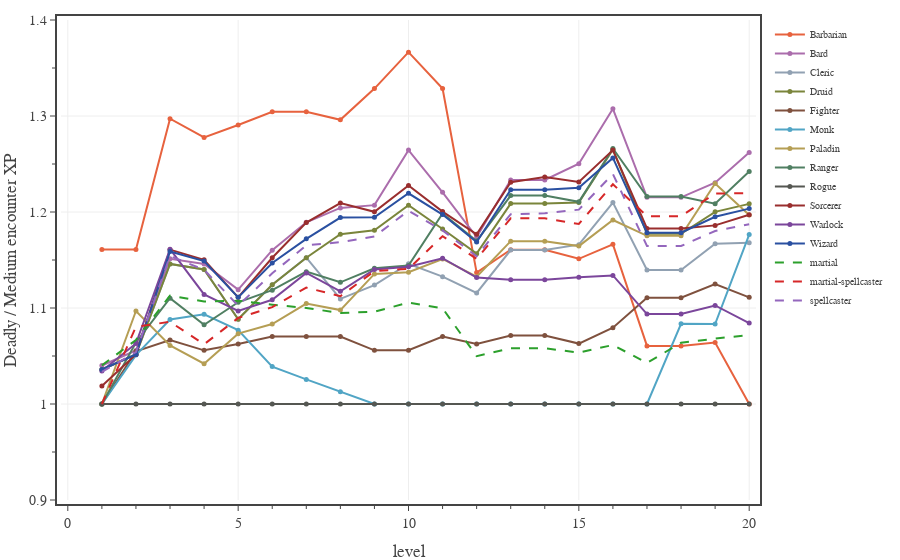

The code cell stored with this chart in its notebook:
### Code cell
# plots the ratio between the Deadly and Medium daily XPs for each classes.
from datetime import date
import plotly.express as px
from bs4 import BeautifulSoup

enc_diffs = ['Easy','Medium','Hard','Deadly']
levels = np.array(range(1,21,1))

fig = go.Figure()

groups = {
    'martial': {
        'classes': [], 
        'xp mean': np.zeros(len(levels))
    },
    'martial-spellcaster': {
        'classes': [], 
        'xp mean': np.zeros(len(levels))
    },
    'spellcaster': {
        'classes': [], 
        'xp mean': np.zeros(len(levels))
    },
}
xp_mean = np.zeros(len(levels))
for pc in PC_CLASSES:
    pc_class = PC_CLASSES[pc]
    pc_xp = np.zeros([20, len(enc_diffs)])
    for i in range(len(enc_diffs)):
        diff = enc_diffs[i]
        with open(f'./pc data - {diff} 2 short rests.json', 'r') as fin:
            pc_data = json.load(fin)
        
        pc_xp[:,i] = np.array(pc_data[pc]['daily XP mean'])

    for i in range(20):
        pc_xp[i,:] /= pc_xp[i,1]

    fig.add_trace(go.Scatter(
        x=levels, 
        y=pc_xp[:,3],
        mode='lines+markers', 
        line=dict(color=pc_class['color'], dash='solid'),
        marker={'size': 5},
        unselected=dict(marker=dict(opacity=0.0)),
        name=pc,
        #legendgroup=pc_class['group'],
        #legendgrouptitle_text=pc_class['group'],
        hovertemplate=
            '<b>'+pc+'</b><br>'+
            'level %{x}<br>'+
            'XP delta %{y:.2f}'+
            '<extra></extra>'
    ))
    
    groups[pc_class['group']]['classes'] += [pc]
    groups[pc_class['group']]['xp mean'] += pc_xp[:,3]

for g in groups:
    group = groups[g]

    group['xp mean'] /= len(group['classes'])

    fig.add_trace(go.Scatter(
        x=levels, 
        y=group['xp mean'],
        mode='lines', 
        line=dict(dash='dash'),
        marker={'size': 5},
        unselected=dict(marker=dict(opacity=0.0)),
        name=g,
        #legendgroup=g,
        #legendgrouptitle_text=g,
        #hoverinfo='skip',
        hovertemplate=
            '<b>'+g+'</b><br>'+
            'level %{x}<br>'+
            'XP delta %{y:.2f}'+
            '<extra></extra>'
    ))

fig.update_layout(
    template=TFB_TEMPLATE,
    #width=600,
    #height=800,
    xaxis=dict(
        title_text='level',
        range=[-0.2, 20.2],
        tick0=0, dtick=5,
        minor=dict(tick0=0, dtick=1),
    ),
    yaxis=dict(
        title_text='Deadly / Medium encounter XP',
        range=[0.90, 1.4],
        tick0=0, dtick=0.1,
        minor=dict(tick0=0, dtick=0.05),
    ),
    legend=dict(
        #groupclick='toggleitem',
        #itemsizing= 'constant',
        #yanchor='top',  y=0.99,
        #xanchor='left', x=0.01,
        #orientation='v',
    )
)

fig.show(config=TFB_CONFIG)
if SAVEFIGS:
    fig_file = f'./fig-class-daily-xp-ratio-vs-level.html'
    fig.write_html(
        fig_file, 
        include_plotlyjs=False, 
        full_html=False, 
        config=TFB_CONFIG
    )

    # add style to figure
    with open(fig_file, 'r') as fin:
        fig_soup = BeautifulSoup(fin, 'html.parser')

    fig_soup.div['style'] = 'width:700px; min-width:50%; max-width:100%'
    with open(fig_file, 'wb') as fout:
        fout.write(fig_soup.prettify('utf-8'))

### Figure 1 — Plotly figure (JSON) as saved in the notebook; plotly's stock layout.template omitted (floating-point values rounded to 4 significant figures)
{"data": [{"hovertemplate": "<b>Barbarian</b><br>level %{x}<br>XP delta %{y:.2f}<extra></extra>", "line": {"color": "#E7623E", "dash": "solid"}, "marker": {"size": 5}, "mode": "lines+markers", "name": "Barbarian", "type": "scatter", "unselected": {"marker": {"opacity": 0}}, "x": [1, 2, 3, 4, 5, 6, 7, 8, 9, 10, 11, 12, 13, 14, 15, 16, 17, 18, 19, 20], "y": [1.161, 1.161, 1.297, 1.278, 1.291, 1.304, 1.304, 1.296, 1.329, 1.366, 1.329, 1.137, 1.161, 1.161, 1.151, 1.166, 1.061, 1.061, 1.064, 1.0]}, {"hovertemplate": "<b>Bard</b><br>level %{x}<br>XP delta %{y:.2f}<extra></extra>", "line": {"color": "#AB6DAC", "dash": "solid"}, "marker": {"size": 5}, "mode": "lines+markers", "name": "Bard", "type": "scatter", "unselected": {"marker": {"opacity": 0}}, "x": [1, 2, 3, 4, 5, 6, 7, 8, 9, 10, 11, 12, 13, 14, 15, 16, 17, 18, 19, 20], "y": [1.04, 1.056, 1.151, 1.146, 1.119, 1.16, 1.189, 1.204, 1.207, 1.264, 1.22, 1.174, 1.233, 1.233, 1.25, 1.307, 1.215, 1.215, 1.231, 1.262]}, {"hovertemplate": "<b>Cleric</b><br>level %{x}<br>XP delta %{y:.2f}<extra></extra>", "line": {"color": "#91A1B2", "dash": "solid"}, "marker": {"size": 5}, "mode": "lines+markers", "name": "Cleric", "type": "scatter", "unselected": {"marker": {"opacity": 0}}, "x": [1, 2, 3, 4, 5, 6, 7, 8, 9, 10, 11, 12, 13, 14, 15, 16, 17, 18, 19, 20], "y": [1.036, 1.052, 1.146, 1.14, 1.088, 1.124, 1.152, 1.109, 1.124, 1.146, 1.133, 1.116, 1.16, 1.16, 1.166, 1.21, 1.14, 1.14, 1.167, 1.168]}, {"hovertemplate": "<b>Druid</b><br>level %{x}<br>XP delta %{y:.2f}<extra></extra>", "line": {"color": "#7A853B", "dash": "solid"}, "marker": {"size": 5}, "mode": "lines+markers", "name": "Druid", "type": "scatter", "unselected": {"marker": {"opacity": 0}}, "x": [1, 2, 3, 4, 5, 6, 7, 8, 9, 10, 11, 12, 13, 14, 15, 16, 17, 18, 19, 20], "y": [1.036, 1.052, 1.146, 1.14, 1.088, 1.124, 1.152, 1.177, 1.181, 1.207, 1.182, 1.157, 1.209, 1.209, 1.21, 1.265, 1.177, 1.177, 1.2, 1.208]}, {"hovertemplate": "<b>Fighter</b><br>level %{x}<br>XP delta %{y:.2f}<extra></extra>", "line": {"color": "#7F513E", "dash": "solid"}, "marker": {"size": 5}, "mode": "lines+markers", "name": "Fighter", "type": "scatter", "unselected": {"marker": {"opacity": 0}}, "x": [1, 2, 3, 4, 5, 6, 7, 8, 9, 10, 11, 12, 13, 14, 15, 16, 17, 18, 19, 20], "y": [1, 1.055, 1.067, 1.056, 1.062, 1.07, 1.07, 1.07, 1.056, 1.056, 1.07, 1.063, 1.071, 1.071, 1.063, 1.08, 1.111, 1.111, 1.125, 1.111]}, {"hovertemplate": "<b>Monk</b><br>level %{x}<br>XP delta %{y:.2f}<extra></extra>", "line": {"color": "#51A5C5", "dash": "solid"}, "marker": {"size": 5}, "mode": "lines+markers", "name": "Monk", "type": "scatter", "unselected": {"marker": {"opacity": 0}}, "x": [1, 2, 3, 4, 5, 6, 7, 8, 9, 10, 11, 12, 13, 14, 15, 16, 17, 18, 19, 20], "y": [1, 1.051, 1.088, 1.093, 1.077, 1.039, 1.026, 1.013, 1, 1, 1, 1, 1, 1, 1, 1, 1, 1.084, 1.083, 1.176]}, {"hovertemplate": "<b>Paladin</b><br>level %{x}<br>XP delta %{y:.2f}<extra></extra>", "line": {"color": "#B59E54", "dash": "solid"}, "marker": {"size": 5}, "mode": "lines+markers", "name": "Paladin", "type": "scatter", "unselected": {"marker": {"opacity": 0}}, "x": [1, 2, 3, 4, 5, 6, 7, 8, 9, 10, 11, 12, 13, 14, 15, 16, 17, 18, 19, 20], "y": [1, 1.097, 1.061, 1.042, 1.073, 1.083, 1.105, 1.098, 1.136, 1.137, 1.151, 1.133, 1.17, 1.17, 1.164, 1.192, 1.175, 1.175, 1.23, 1.197]}, {"hovertemplate": "<b>Ranger</b><br>level %{x}<br>XP delta %{y:.2f}<extra></extra>", "line": {"color": "#507F62", "dash": "solid"}, "marker": {"size": 5}, "mode": "lines+markers", "name": "Ranger", "type": "scatter", "unselected": {"marker": {"opacity": 0}}, "x": [1, 2, 3, 4, 5, 6, 7, 8, 9, 10, 11, 12, 13, 14, 15, 16, 17, 18, 19, 20], "y": [1, 1.064, 1.11, 1.082, 1.106, 1.119, 1.138, 1.127, 1.141, 1.144, 1.199, 1.17, 1.217, 1.217, 1.211, 1.266, 1.216, 1.216, 1.209, 1.242]}, {"hovertemplate": "<b>Rogue</b><br>level %{x}<br>XP delta %{y:.2f}<extra></extra>", "line": {"color": "#555752", "dash": "solid"}, "marker": {"size": 5}, "mode": "lines+markers", "name": "Rogue", "type": "scatter", "unselected": {"marker": {"opacity": 0}}, "x": [1, 2, 3, 4, 5, 6, 7, 8, 9, 10, 11, 12, 13, 14, 15, 16, 17, 18, 19, 20], "y": [1, 1, 1, 1, 1.0, 1.0, 1.0, 1.0, 1, 1, 1.0, 1, 1, 1.0, 1.0, 1, 1.0, 1.0, 1.0, 1.0]}, {"hovertemplate": "<b>Sorcerer</b><br>level %{x}<br>XP delta %{y:.2f}<extra></extra>", "line": {"color": "#992E2E", "dash": "solid"}, "marker": {"size": 5}, "mode": "lines+markers", "name": "Sorcerer", "type": "scatter", "unselected": {"marker": {"opacity": 0}}, "x": [1, 2, 3, 4, 5, 6, 7, 8, 9, 10, 11, 12, 13, 14, 15, 16, 17, 18, 19, 20], "y": [1.019, 1.052, 1.161, 1.15, 1.111, 1.152, 1.189, 1.209, 1.2, 1.228, 1.2, 1.177, 1.231, 1.236, 1.231, 1.264, 1.183, 1.183, 1.186, 1.197]}, {"hovertemplate": "<b>Warlock</b><br>level %{x}<br>XP delta %{y:.2f}<extra></extra>", "line": {"color": "#7B469B", "dash": "solid"}, "marker": {"size": 5}, "mode": "lines+markers", "name": "Warlock", "type": "scatter", "unselected": {"marker": {"opacity": 0}}, "x": [1, 2, 3, 4, 5, 6, 7, 8, 9, 10, 11, 12, 13, 14, 15, 16, 17, 18, 19, 20], "y": [1.034, 1.063, 1.161, 1.114, 1.097, 1.109, 1.136, 1.117, 1.14, 1.143, 1.152, 1.132, 1.129, 1.129, 1.132, 1.134, 1.094, 1.094, 1.103, 1.084]}, {"hovertemplate": "<b>Wizard</b><br>level %{x}<br>XP delta %{y:.2f}<extra></extra>", "line": {"color": "#2A50A1", "dash": "solid"}, "marker": {"size": 5}, "mode": "lines+markers", "name": "Wizard", "type": "scatter", "unselected": {"marker": {"opacity": 0}}, "x": [1, 2, 3, 4, 5, 6, 7, 8, 9, 10, 11, 12, 13, 14, 15, 16, 17, 18, 19, 20], "y": [1.036, 1.052, 1.159, 1.149, 1.111, 1.147, 1.172, 1.194, 1.194, 1.219, 1.197, 1.169, 1.223, 1.223, 1.225, 1.256, 1.178, 1.178, 1.195, 1.204]}, {"hovertemplate": "<b>martial</b><br>level %{x}<br>XP delta %{y:.2f}<extra></extra>", "line": {"dash": "dash"}, "marker": {"size": 5}, "mode": "lines", "name": "martial", "type": "scatter", "unselected": {"marker": {"opacity": 0}}, "x": [1, 2, 3, 4, 5, 6, 7, 8, 9, 10, 11, 12, 13, 14, 15, 16, 17, 18, 19, 20], "y": [1.04, 1.067, 1.113, 1.107, 1.108, 1.103, 1.1, 1.095, 1.096, 1.106, 1.1, 1.05, 1.058, 1.058, 1.054, 1.061, 1.043, 1.064, 1.068, 1.072]}, {"hovertemplate": "<b>martial-spellcaster</b><br>level %{x}<br>XP delta %{y:.2f}<extra></extra>", "line": {"dash": "dash"}, "marker": {"size": 5}, "mode": "lines", "name": "martial-spellcaster", "type": "scatter", "unselected": {"marker": {"opacity": 0}}, "x": [1, 2, 3, 4, 5, 6, 7, 8, 9, 10, 11, 12, 13, 14, 15, 16, 17, 18, 19, 20], "y": [1, 1.081, 1.086, 1.062, 1.09, 1.101, 1.121, 1.112, 1.138, 1.141, 1.175, 1.151, 1.193, 1.193, 1.188, 1.229, 1.196, 1.196, 1.219, 1.22]}, {"hovertemplate": "<b>spellcaster</b><br>level %{x}<br>XP delta %{y:.2f}<extra></extra>", "line": {"dash": "dash"}, "marker": {"size": 5}, "mode": "lines", "name": "spellcaster", "type": "scatter", "unselected": {"marker": {"opacity": 0}}, "x": [1, 2, 3, 4, 5, 6, 7, 8, 9, 10, 11, 12, 13, 14, 15, 16, 17, 18, 19, 20], "y": [1.034, 1.054, 1.154, 1.14, 1.102, 1.136, 1.165, 1.169, 1.174, 1.201, 1.181, 1.154, 1.198, 1.199, 1.202, 1.24, 1.165, 1.165, 1.18, 1.187]}], "layout": {"xaxis": {"dtick": 5, "minor": {"dtick": 1, "tick0": 0}, "range": [-0.2, 20.2], "tick0": 0, "title": {"text": "level"}}, "yaxis": {"dtick": 0.1, "minor": {"dtick": 0.05, "tick0": 0}, "range": [0.9, 1.4], "tick0": 0, "title": {"text": "Deadly / Medium encounter XP"}}}}
